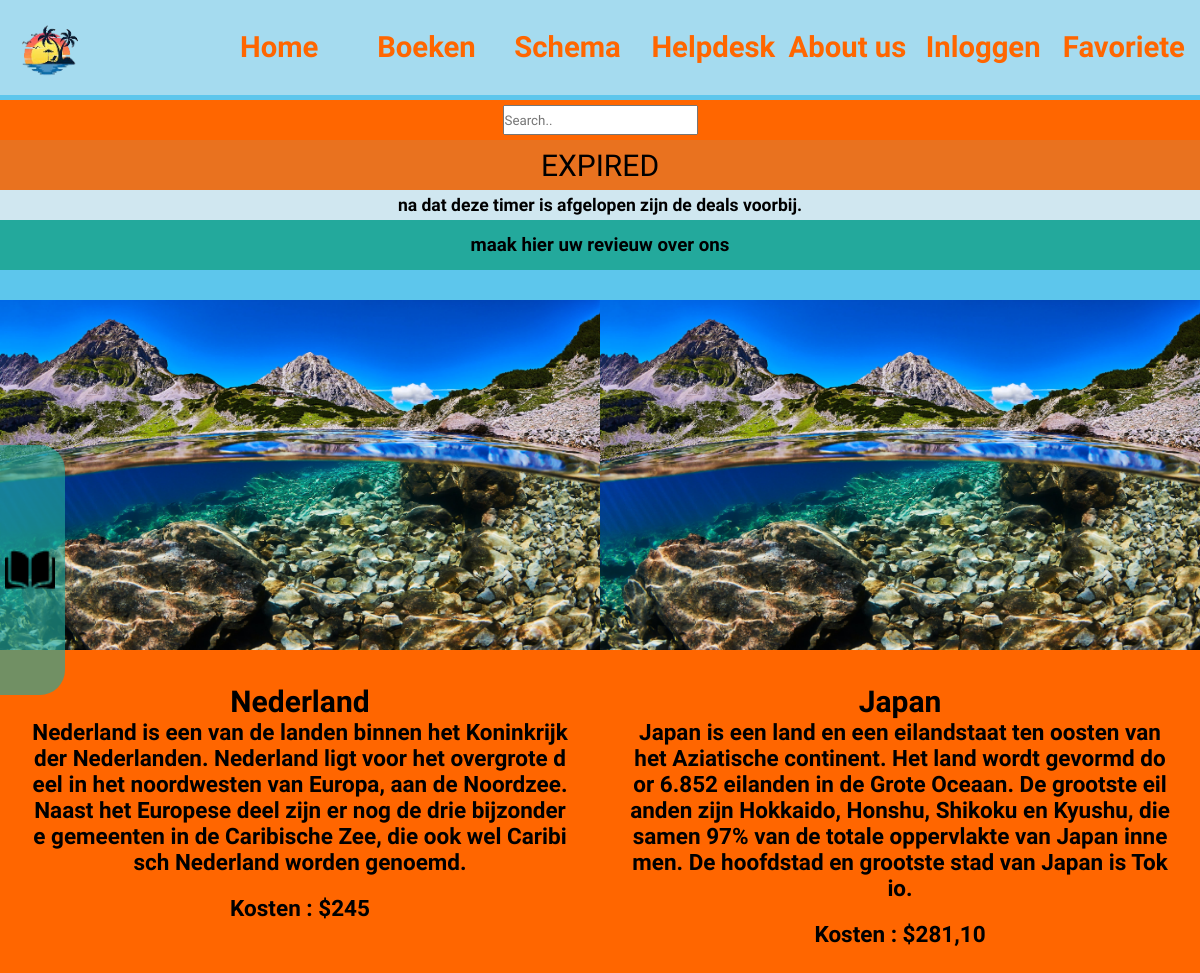
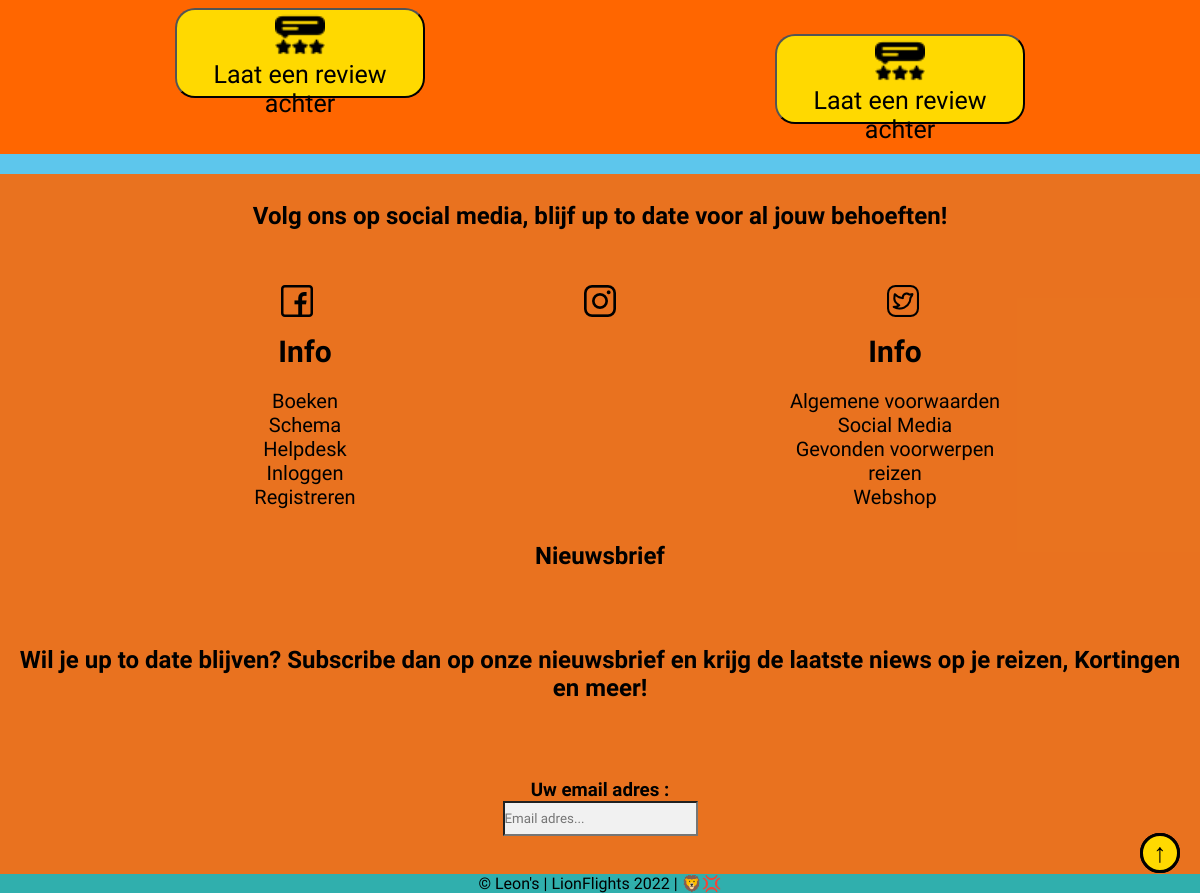
Page /boeken.php on the committed database (2 pictures, top to bottom).
### tables this page shows
CREATE TABLE `bestemmingen` (
  `ID` int(11) NOT NULL,
  `afbeelding` text NOT NULL,
  `land` varchar(100) NOT NULL,
  `beschrijving` text NOT NULL,
  `kosten` varchar(100) NOT NULL
);

### boeken.php (the view, shortened to what this page needs)
<!DOCTYPE html>
<html lang="en">
  <head>
    <link rel="stylesheet" href="css/boeken.css" />
    <link rel="stylesheet" href="css/footer.css" />
  </head>
  <?php
    include("includes/header.php")
    ?>
  <body>
    <div class="hidden"></div>
      <div class="searchbar_space">
        <div class="overlappen">
          <?php
              if (!empty($_POST)){
              $search = $_POST['search'];
              $sql = "SELECT * FROM bestemmingen WHERE land LIKE '%". $search. "%'";
              } else {
                $sql = "SELECT * FROM bestemmingen ORDER BY land DESC";
              }
            ?>
          <form action="bestellen.php" method="POST">
            <div class="search_bar">
              <input name="search" type="text" placeholder="Search.." />
            </div>
          </form>
        </div>
        <div class="timer">
  <p id="demo"></p>
  </div>
  <div class="deals"><h3>na dat deze timer is afgelopen zijn de deals voorbij.</h3></div>
      </div>
        <div class="revieuw-border"><a href="revieuw.php"><h3>maak hier uw revieuw over ons</h3></a></div>
      <div class="boeken_keuze">
         <img class="hover" src="igv/img/001-open-book.png" alt="">
        <form action="includes/boekreizen.php" method="POST">
            <h1>Boek uw vlucht</h1>
            <br>
            <label><h3>Voornaam:</h3></label>
            <br>
            <label><h3>Achternaam:</h3></label>
            <br>
            <label><h3>Hoeveel dagen blijft U weg?</h3></label>
            <br>
            <label><h3>Hoeveel personen?</h3></label>
            <br>
            <label><h3>Vanaf welk vliegveld vertrekt U?</h3></label>
            <br>
            <label><h3>Waar gaat u naartoe?</h3></label>
          <br>
          <br class="hide">
        </form>
      </div>
    <div class="containerboeken">
      <?php
          include_once('Includes/connecter.php');
          $stmt = $connect->prepare($sql);
          $stmt->execute();
          $result = $stmt->fetchAll();
          foreach($result as $product) {
        ?>
      <div class="bestemming">
        <img class="boekenimg" src="<?php echo $product['afbeelding'];?>" alt="" />
        <div class="boekeninfo">
          <h1 class="land"><?php echo $product['land'];?></h1>
          <h2><?php echo $product['beschrijving'];?></h2>
          <h2>Kosten : $<?php echo $product['kosten'];?></h2>
        </div>
        <div class="boekeninfo1">
          <a href="revieuw.php">
            <button class="boek1"><img class="boek2" src="igv/img/002-satisfaction.png" alt="">Laat een review achter</button>
          </a>
        </div>
      </div>
      <button onclick="topFunction()" class="back_to_top" type="button"><h1>&#8593;</h1></button>
      <?php
        }
      ?>
    </div>
    <?php
      include("includes/footer.php")
    ?>

### includes/header.php
<header>
    <div class="header">
      <div class="logo">
        <img class="img" src="igv/img/islandlogo.png" alt="" />
      </div>
      <div class="pages">
        <a class="pg" href="index.php"><h3>Home</h3></a>
        <a class="pg" href="boeken.php"><h3>Boeken</h3></a>
        <a class="pg" href="schema.php"><h3>Schema</h3></a>
        <a class="pg" href="contact.php"><h3>Helpdesk</h3></a>
        <a class="pg" href="Aboutus.php"><h3>About us</h3></a>
        <a class="pg" href="inloggen.php"><h3>Inloggen</h3></a>
        <a class="pg" href="favoriete.php"><h3>Favoriete</h3></a>
      </div>
    </div>
  </header>

### includes/footer.php (shortened to what this page needs)
<footer>
  <div class="footer">
    <div class="footerinfo">
      <h2>Volg ons op social media, blijf up to date voor al jouw behoeften!</h2>
      <div class="footerimg">
        <img src="igv/img/001-facebook.png" alt="">
        <img src="igv/img/002-instagram.png" alt="">
        <img src="igv/img/003-twitter.png" alt="">
      </div>
    </div>
    <div class="footerinfo1">
      <div class="list">
        <h2>Info</h2>
        <ul class="ul">
          <a href="boeken.php">
            <li>Boeken</li>
          </a>
          <a href="schema.php">
            <li>Schema</li>
          </a>
          <a href="contact.php">
            <li>Helpdesk</li>
          </a>
          <a href="inloggen.php">
            <li>Inloggen</li>
          </a>
          <a href="register.php">
            <li>Registreren</li>
          </a>
        </ul>
      </div>
      <div class="list">
        <h2>Info</h2>
        <ul class="ul">
         <a href="https://www.tui.nl/corporate/nl/algemene-voorwaarden">
            <li>Algemene voorwaarden</li>
          </a>
          <a href="schema.php">
            <li>Social Media</li>
          </a>
          <a href="contact.php">
            <li>Gevonden voorwerpen</li>
          </a>
          <a href="inloggen.php">
            <li class="ty">reizen</li>
          </a>
          <a href="registreren.php">
            <li>Webshop</li>
          </a>
        </ul>
      </div>
    </div>
    <div class="footerinfo2">
      <h2>Nieuwsbrief</h2>
      <h2>Wil je up to date blijven? Subscribe dan op onze nieuwsbrief en krijg de laatste niews op je reizen, Kortingen
        en meer!</h2>
      <form action="">
        <h3 class="txt">Uw email adres :</h3>
        <input class="input" type="text" placeholder="Email adres..."><br>
      </form>
    </div>
  </div>
  <div class="copyright">
    <p> © Leon's | LionFlights 2022 | 🦁💢 </p>
  </div>
</footer>

### css/boeken.css (style rules this page uses)
* { margin: 0; padding: 0; box-sizing: border-box; font-family: "Kanit", sans-serif; font-family: "Macondo", cursive; }
body { background-color: #5dc6ec; }
.header { width: 100%; height: 100px; background-color: #f1f1f17c; display: flex; flex-wrap: wrap; justify-content: space-between; border-bottom: solid 5px #5dc6ec; flex-wrap: wrap; position: absolute; z-index: 10; }
.logo { width: 100px; height: 100px; }
.pg { text-decoration: none; transition: 55ms; }
.pages { width: 80%; height: 100px; display: flex; align-items: center; text-decoration: none; font-size: 25px; justify-content: space-around; }
.header h3 { color: #ff6600; }
.boeken_keuze { width: 65px; height: 250px; background-color: #23a99ca4; position: fixed; transition: 1s; border-bottom-right-radius: 25px; border-top-right-radius: 25px; margin-top: 175px; }
.boeken_keuze { text-indent: -9999px; }
.hover { display: block; margin-top: 100px; margin-bottom: 100px; width: 50px; height: 50px; margin-left: 5px; transition: 1s; }
.containerboeken { width: 100%; height: auto; justify-content: space-around; display: flex; flex-wrap: wrap; }
.bestemming { width: 600px; height: auto; background-color: #ff6600; margin-bottom: 20px; flex-wrap: wrap; margin-top: 30px; font-size: 15px; }
.boekeninfo { width: 100%; height: auto; background-color: #ff6600; text-align: center; align-items: center; display: flex; flex-wrap: wrap; word-break: break-all; padding: 30px; }
.boekeninfo h2 { margin-left: auto; margin-right: auto; }
.boekeninfo1 { width: 100%; height: 120px; background-color: #ff6600; text-align: center; align-items: center; }
.boek1 { width: 250px; height: 90px; font-size: 25px; background-color: #ffd900; border-radius: 20px; margin-top: 10px; display: flex; flex-wrap: wrap; justify-content: center; margin-left: auto; margin-right: auto; }
.pg { text-decoration: none; transition: 55ms; height: 40px; width: 200px; }
.img { width: 100px; height: 100px; overflow: hidden; display: flex; justify-content: center; align-items: center; }
.hidden { width: 100%; height: 100px; }
.pages { width: 80%; height: 100px; display: flex; align-items: center; text-decoration: none; font-size: 25px; }
.boekenimg { width: 100%; height: 350px; }
.land { margin-left: auto; margin-right: auto; }
.boek2 { width: 50px; height: 50px; }
.search_bar { background-color: #ff6600; display: flex; justify-content: center; width: 100%; height: 40px; padding: 5px; }
h2 { margin-bottom: 20px; }
.timer { width: 100%; height: 50px; display: flex; justify-content: center; align-items: center; background-color: #ff6600dd; font-size: 30px; }
.deals { width: 100%; height: 30px; display: flex; justify-content: center; align-items: center; background-color: #f1f1f1c7; font-size: 15px; }
.back_to_top { position: fixed; width: 40px; height: 40px; border-radius: 50%; background-color: #ffd900; right: 20px; bottom: 20px; z-index: 10000000000000000; border: black solid 3px; }
.revieuw-border { width: 100%; height: 50px; background-color: #23a99c; display: flex; justify-content: center; align-items: center; }

### rows in the picture
bestemmingen: afbeelding (picture), land "Nederland", beschrijving "Nederland is een van de landen binnen het Koninkrijk der Nederlanden. Nederland ligt voor het overgrote deel in het noordwesten van Europa, aan de Noordzee. Naast het Europese deel zijn er nog de drie bijzondere gemeenten in de Caribische Zee, die ook wel Caribisch Nederland worden genoemd.", kosten "245"
bestemmingen: afbeelding (picture), land "Japan", beschrijving "Japan is een land en een eilandstaat ten oosten van het Aziatische continent. Het land wordt gevormd door 6.852 eilanden in de Grote Oceaan. De grootste eilanden zijn Hokkaido, Honshu, Shikoku en Kyushu, die samen 97% van de totale oppervlakte van Japan innemen. De hoofdstad en grootste stad van Japan is Tokio.", kosten "281,10"
